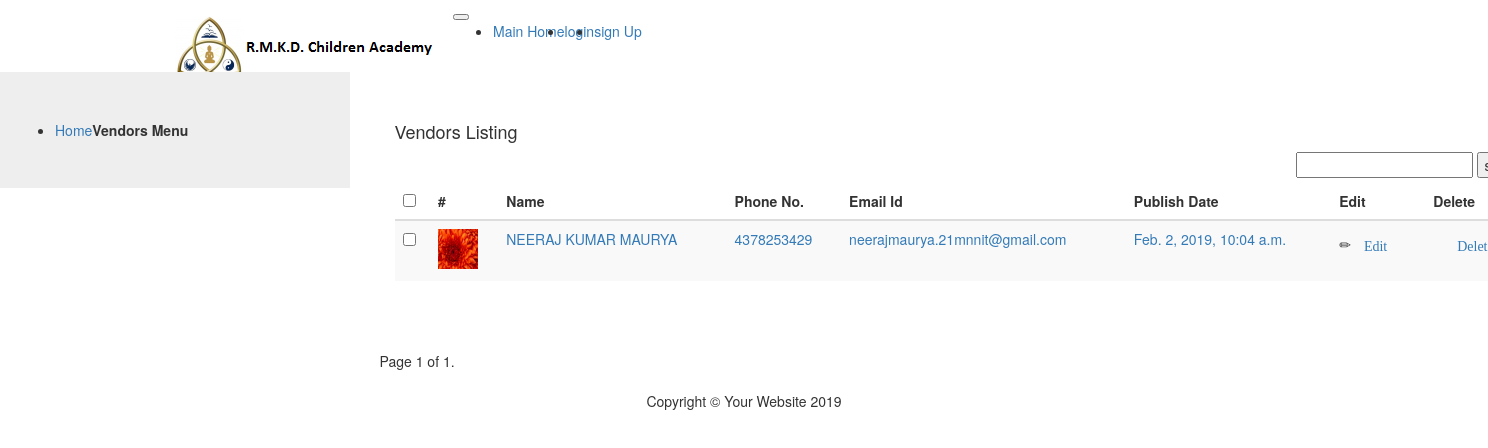
The app's page /vendors/auth/ with its own data.
### vendors/vendorauth/models.py (models this page shows, shortened)
class vendors(models.Model):
    fname = models.CharField(max_length=15)
    mname = models.CharField(max_length=15)
    lname = models.CharField(max_length=15)
    phone = models.PositiveIntegerField()
    email = models.EmailField(max_length=254, blank=False, unique=True, validators=[validate_email])
    address = models.TextField(blank=True, max_length=200)
    image = models.ImageField(blank=True,upload_to='images/')
    username=models.CharField(max_length=20)
    password=models.CharField(max_length=20)
    confirm_password=models.CharField(max_length=20)
    created = models.DateTimeField(auto_now=True)
    updated = models.DateTimeField(auto_now=True)

### vendors/vendorauth/views.py (the view)
# urls.py: path('', views.list, name='list'),
def list(request):
        arguments = request.GET.get('q')
        request.session['logedin_user_type']=' '
        if arguments:
                alldata =  vendors.objects.filter(fname__contains=arguments).all()
        else:
              alldata=  vendors.objects.all()
        paginator = Paginator(alldata, 2) # Show 25 contacts per page
        page = request.GET.get('page')
        pagination = paginator.get_page(page)
        sessionValue = request.session['logedin_user_type']
        return render(request, 'vendorauth/list.html',{'alldata':alldata,'pagination':pagination})

### vendors/vendorauth/templates/vendorauth/list.html (shortened to what this page needs)
{% extends 'base-vendors.html' %}
{% load static %}
{% block content %}
<div class="container">
        <div class="row">
            <div class="col-md-12">
            <div class="table-responsive">
                    <br><br>
                    <h4>Vendors Listing</h4>
                    <form action="" method="GET" style="float: right;">
                        <input type="text" name="q" />
                        <button type="submit">search</button>
                    </form>
                    <p>&nbsp;</p>
                  <table id="mytable" class="table table-bordred table-striped">
                       <thead>
                       <th><input type="checkbox" id="checkall" /></th>
                       <th>#</th>
                       <th>Name</th>
                        <th>Phone No.</th>
                         <th>Email Id</th>
                         <th>Publish Date</th>
                          <th>Edit</th>
                           <th>Delete</th>
                       </thead>
        <tbody>
            {% for vendors in  alldata %}
     <tr>
        <td><input type="checkbox" class="checkthis" /></td>
        <td><img src="{{vendors.image.url}}" height="40px" width="40px"></td>
        <td><a href="/vendors/auth/detail/{{vendors.id}}">{{vendors.fname|upper}} {{vendors.mname|upper}} {{vendors.lname|upper}}</a></td>
        <td><a href="/vendors/auth/detail/{{vendors.id}}">{{vendors.phone}}</a></td>
        <td><a href="/vendors/auth/detail/{{vendors.id}}">{{vendors.email}}</a></td>
        <td><a href="/vendors/auth/detail/{{vendors.id}}">{{vendors.created}}</a></td>
        <td><p data-placement="top" data-toggle="tooltip" title="Edit"><span class="glyphicon glyphicon-pencil"><a href="/vendors/auth/edit/{{vendors.id}}" style="text-color:#fff" class="btn">Edit</a></span></p></td>
        <td><p data-placement="top" data-toggle="tooltip" title="Delete"><span class="glyphicon glyphicon-trash"><a href="/vendors/auth/delete/{{vendors.id}}"  style="text-color:#fff" class="btn" onclick="return confirm('Are you sure you want to delete this?')">Delete</a></span></p></td>
        </tr>
        {% endfor %}
        </table>
    </div>
</div>
</div>
</div>
<div class="col-md-12 pagination">
        <p>&nbsp;</p>
    <span class="step-links">
        <span class="current">
            Page {{ pagination.number }} of {{ pagination.paginator.num_pages }}.
        </span>
    </span>
</div>
{% endblock %}

### records on screen
vendors: image (picture), fname "NEERAJ", mname "KUMAR", lname "MAURYA", phone "4378253429", email "neerajmaurya.21mnnit@gmail.com", created "Feb. 2, 2019, 10:04 a.m."

### other values on screen
{{ pagination.number }} "1"
{{ pagination.paginator.num_pages }} "1"
